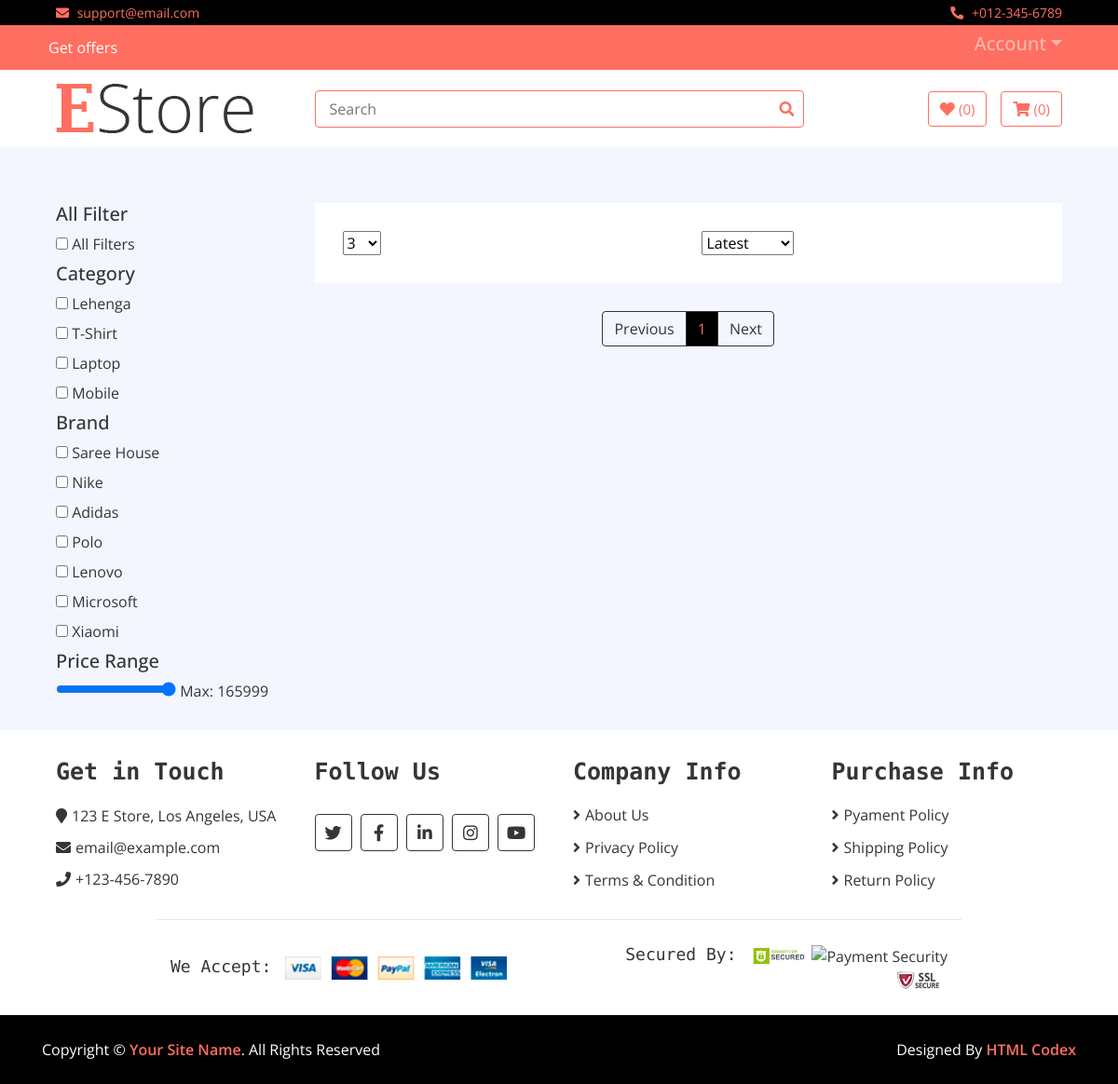
Page /category/products/clothing/1/ on the committed database.
### store/models.py (models this page shows, shortened)
class BaseMixin(models.Model):
    status = models.CharField(
        _("status"),
        max_length=20,
        choices=StatusChoices.choices,
        default=StatusChoices.Active,
    )
    created_at = models.DateTimeField(_("created_at"), auto_now_add=True)
    updated_at = models.DateTimeField(_("updated_at"), auto_now=True)
    class Meta:
        abstract = True

class CommonMixin(models.Model):
    slug = models.SlugField(_("slug"), max_length=255, unique=True, blank=True, null=True)
    keyword = models.CharField(_("keyword"), max_length=255, blank=True, null=True)
    description = models.CharField(_("description"), max_length=255, blank=True, null=True)
    class Meta:
        abstract = True

class Category(BaseMixin, CommonMixin, ImageTagMixin):
    parent = models.ForeignKey(
        "self",
        on_delete=models.SET_NULL,
        null=True,
        blank=True,
        related_name="children",
    )
    title = models.CharField(_("title"), max_length=255, unique=True)
    image = models.ImageField(
        _("image"),
        upload_to="categories/%Y/%m/%d/",
        validators=[validate_image_size, validate_file_extension],
        default="defaults/default.jpg"
    )
    icon = models.CharField(_("icon"), max_length=100, blank=True, null=True)
    is_featured = models.BooleanField(_("is_featured"), default=False)
    class Meta:
        verbose_name_plural = "01. Categories"
        db_table = "store_categories"
        ordering = ["id"]
        indexes = [
            models.Index(fields=["title"]),
            models.Index(fields=["slug"]),
        ]

class Brand(BaseMixin, CommonMixin, ImageTagMixin):
    title = models.CharField(_("title"), max_length=255, unique=True)
    image = models.ImageField(
        _("image"),
        upload_to="brands/%Y/%m/%d/",
        validators=[validate_image_size, validate_file_extension],
        default="defaults/default.jpg"
    )
    is_featured = models.BooleanField(_("is_featured"), default=False)
    class Meta:
        verbose_name_plural = "02. Brands"
        db_table = "store_brands"
        ordering = ["id"]
        indexes = [
            models.Index(fields=["title"]),
            models.Index(fields=["slug"]),
        ]

### store/views.py (the view, shortened to what this page needs)
# urls.py: path('category/products/<str:slug>/<int:id>/', CategoryProductView.as_view(), name='category-products'),
class CategoryProductView(View):
    def get(self, request, slug, id):
        try:
            category = get_object_or_404(Category, slug=slug, id=id)
            per_page_options = [3, 6, 12]
            sort_options = ['latest', 'new', 'upcoming']
            products_qs = (
                Product.objects
                .filter(category=category, status=StatusChoices.Active)
                .annotate(
                    total_variant_stock=Coalesce(
                        Sum(
                            "variants__stock", filter=Q(variants__status=StatusChoices.Active)
                        ), Value(0)),
                    avg_rate=Coalesce(
                        Avg(
                            "reviews__rating", filter=Q(reviews__status=StatusChoices.Active)
                        ), Value(Decimal("0.0")),
                    )
                )
                .filter(Q(stock__gt=0) | Q(total_variant_stock__gt=0)).select_related("category", "brand")
                .prefetch_related(
                    Prefetch(
                        "variants", queryset=(
                            VariantOption.objects.filter(status=StatusChoices.Active)
                            .select_related("size", "color").order_by("id")
                        )
                    ),
                    Prefetch(
                        "galleries", queryset=Gallery.objects.filter(status=StatusChoices.Active),
                    ),
                )
            )
            try:
                per_page = int(request.GET.get("per_page") or 3)
                page_number = int(request.GET.get("page") or 1)
            except (ValueError, TypeError):
                per_page = 3
                page_number = 1
            if per_page not in per_page_options:
                per_page = 3
            sort_by = request.GET.get("sort", "latest")
            if sort_by == "upcoming":
                products = (products_qs.filter(deadline__gt=timezone.now())
                    .order_by("deadline")
                )
            else:
                sort_map = {"latest": "-created_at", "new": "created_at"}
                products = products_qs.order_by(sort_map.get(sort_by, "-created_at"))
            paginator = Paginator(products, per_page)
            page_obj = paginator.get_page(page_number)
            context = {
                "products_qs": page_obj,
                "page_obj": page_obj,
                "per_page_options": per_page_options,
                "sort_options": sort_options,
                "selected_per_page": per_page,
                "selected_sort": sort_by,
            }
            return render(request, "store/shopping.html", context)
        except Exception as e:
            logger.error(f"ShopView error: {e}", exc_info=True)
            return render(request,"store/shopping.html", {"products": [], "page_obj": None})

### cart/context_processors.py (called while the page is built, shortened)
def cart_context(request):
    if not request.user.is_authenticated:
        return {
            "cart_items": [],
            "cart_count": 0,
            "wish_count": 0,
            "shipping_cost": Decimal("0.00"),
            "total_price": Decimal("0.00"),
            "grand_total": Decimal("0.00"),
        }

### templates/store/shopping.html (shortened to what this page needs)
{% extends 'base.html' %}
{% load static %}
{% block content %}
    <div class="product-view">
        <div class="container-fluid">
            <div class="row">
                <div class="col-lg-3 sidebar">
                    {% include "store/components/filter.html" %}
                </div>
                <div class="col-lg-9">
                    <div class="product-view-top">
                        <div class="row">
                            <div class="col-md-4">
                                <div class="product-search">
                                    <select name="per_page" id="per_page">
                                        {% for page in per_page_options %}
                                            <option value="{{ page }}" {% if page == selected_per_page %}selected{% endif %}>
                                                {{ page }}
                                            </option>
                                        {% endfor %}
                                    </select>
                                </div>
                            </div>
                            <div class="col-md-4">
                                <div class="product-short">
                                    <select name="sort" id="sort">
                                        {% for sort in sort_options %}
                                            <option value="{{ sort }}" {% if sort == selected_sort %}selected{% endif %}>
                                                {{ sort|title }}
                                            </option>
                                        {% endfor %}
                                    </select>
                                </div>
                            </div>
                        </div>
                    </div>
                    <div class="col-md-12">
                        <nav aria-label="Page navigation" id="pagination">
                            {% include "store/components/pagination.html" %}
                        </nav>
                    </div>
                </div>
            </div>
        </div>
    </div>
{% endblock content %}

### templates/store/components/filter.html
<div class="product-widget mb-30">
    <h5 class="pt-title">All Filter</h5>
    <div class="product__all-filter mt-20">
        <input type="checkbox" id="all-filters" class="filter-checkbox me-2" data-filter="all">
        <label for="all-filters">All Filters</label>
    </div>
</div>
<div class="product-widget mb-30">
    <h5 class="pt-title">Category</h5>
    <div class="product__category mt-20">
        {% for cat in cats %}
        <div class="product__category-item">
            <input type="checkbox" class="filter-checkbox filter-category" data-filter="category" value="{{ cat.id }}">
            <label>{{ cat.title }}</label>
        </div>
        {% endfor %}
    </div>
</div>
<div class="product-widget mb-30">
    <h5 class="pt-title">Brand</h5>
    <div class="product__brand mt-20">
        {% for brand in brands %}
        <div class="product__brand-item">
            <input type="checkbox" class="filter-checkbox filter-brand" data-filter="brand" value="{{ brand.id }}">
            <label>{{ brand.title }}</label>
        </div>
        {% endfor %}
    </div>
</div>
<div class="product-widget mb-30">
    <h5 class="pt-title">Price Range</h5>
    <input type="range" id="maxPrice" min="{{ min_price }}" max="{{ max_price }}" value="{{ max_price }}" step="5">
    <span id="priceValue">Max: {{ max_price }}</span>
</div>

### static/css/style.css (style rules this page uses)
* { list-style: none; text-decoration: none; }
body { color: #353535; font-family: 'Open Sans', sans-serif; font-weight: 400; background: #f3f6ff; }
@media (min-width: 992px) { .container-fluid { padding-right: 60px; padding-left: 60px; } }
.product-view { position: relative; width: 100%; padding: 30px 0; }
.product-view .product-view-top { padding: 30px; margin-bottom: 30px; background: #ffffff; }
.product-view .product-search { position: relative; width: 100%; }
.product-view .product-short, .product-view .product-price-range { position: relative; width: 100%; text-align: right; }

### rows in the picture
Category: title "Lehenga"
Category: title "T-Shirt"
Category: title "Laptop"
Category: title "Mobile"
Brand: title "Saree House"
Brand: title "Nike"
Brand: title "Adidas"
Brand: title "Polo"
Brand: title "Lenovo"
Brand: title "Microsoft"
Brand: title "Xiaomi"

### other values in the picture
{{ wish_count|default:"0" }} "0"
{{ cart_count|default:"0" }} "0"
{{ max_price }} "165999"
{{ num }} "1"
form field per_page "3"
form field sort "Latest"
